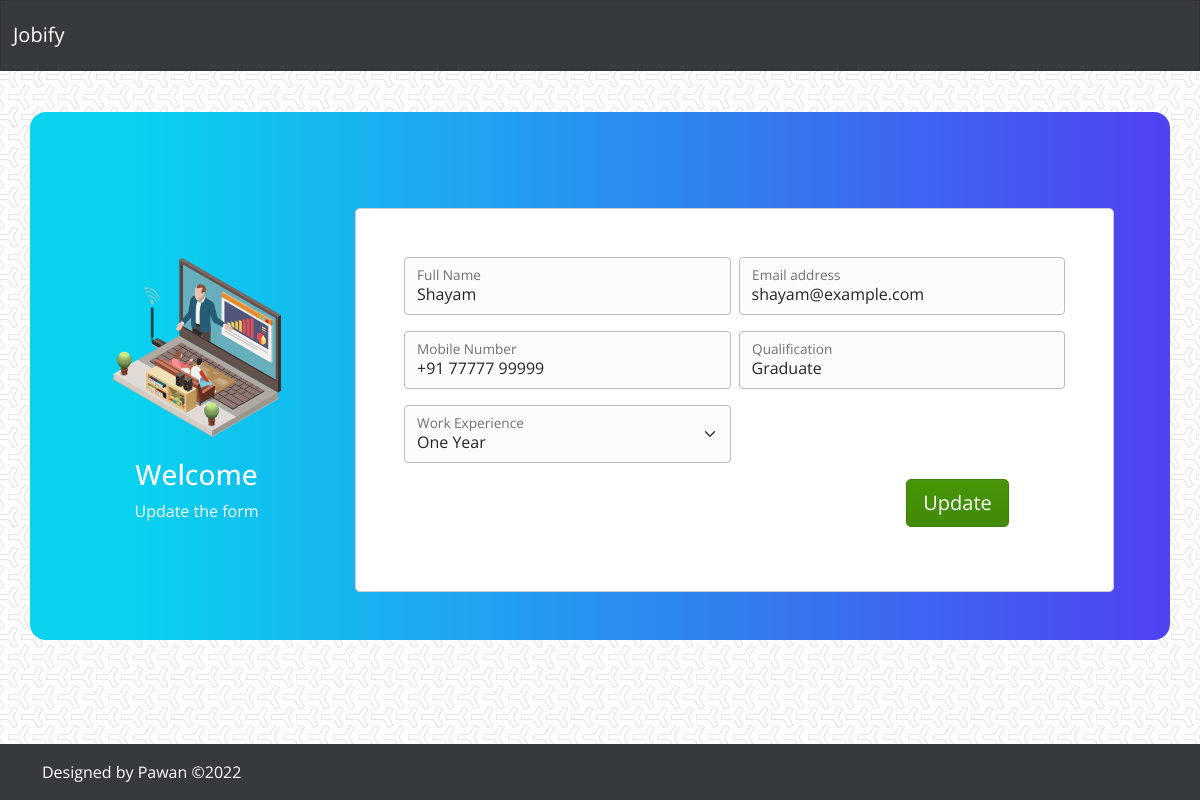
The app's page /edit.php?edit_id=3 with its own data.
### tables this page shows
CREATE TABLE IF NOT EXISTS `app_data` (
  `id` int(11) NOT NULL AUTO_INCREMENT,
  `name` varchar(255) DEFAULT NULL,
  `email` varchar(255) DEFAULT NULL,
  `mobnum` varchar(255) DEFAULT NULL,
  `qualify` varchar(255) DEFAULT NULL,
  `work` int(11) DEFAULT NULL,
  `data_entry_at` datetime DEFAULT CURRENT_TIMESTAMP,
  PRIMARY KEY (`id`)
);

### edit.php (the view, shortened to what this page needs)
<?php
include 'include/header.php';
if ($_GET['edit_id']) {
	$edit_id = $_GET['edit_id'];
	$sql = "select * from app_data where id = $edit_id";
	$result = $connection->query($sql);
?>
<div class="container col-xl-12 col-xxl-12 px-4 py-5">
    <div class="row align-items-center g-lg-5 py-5 bg-box">
      <div class="col-md-3 mx-auto text-center text-white col-lg-3">
        <img src="image/online.svg" alt="Online" class="img-fluid">
        <h3>Welcome</h3>
        <p>Update the form</p>
        <br>
      </div>
      <div class="col-md-9 mx-auto text-center col-lg-9">
        <form class="p-4 p-md-5 border rounded-3 bg-light" action="update.php" method="post">
          <div class="row g-2 pb-3">
          	<?php while ($record = $result->fetch_assoc()) { ?>
            <div class="col-md">
              <div class="form-floating">
                <input type="text" name="name" class="form-control" id="floatingName" value="<?php echo $record['name']; ?>" required>
                <label for="floatingName">Full Name</label>
              </div>
            </div>
            <div class="col-md">
              <div class="form-floating">
                <input type="email" name="email" class="form-control" id="floatingEmail" value="<?php echo $record['email']; ?>" required>
                <label for="floatingEmail">Email address</label>
              </div>
            </div>
          </div>
          <div class="row g-2 pb-3">
            <div class="col-md">
              <div class="form-floating">
                <input type="text" name="mobnum" class="form-control" id="floatingMobile" value="<?php echo $record['mobnum']; ?>" required>
                <label for="floatingMobile">Mobile Number</label>
              </div>
            </div>
            <div class="col-md">
              <div class="form-floating">
                <input type="text" name="qualify" class="form-control" id="floatingQualify" value="<?php echo $record['qualify']; ?>" required>
                <label for="floatingQualify">Qualification</label>
              </div>
            </div>
          </div>
          <div class="row g-2 pb-3">
            <div class="col-md-6">
              <div class="form-floating">
                <select class="form-select" id="floatingSelect" name="work" required>
                  	<option value="1" <?php if ($record['work'] == 1) { echo "selected"; } ?> >One Year</option>
                </select>
                <label for="floatingSelect">Work Experience</label>
              </div>
            </div>
          </div>
          <?php
			}
		}
		?>
          <div class="row g-2 pb-3">
            <div class="col-md-4 offset-md-8">
              <button class="btn btn-lg btn-success" type="submit" name="update">Update</button>
            </div>
          </div>
        </form>
    </div>
  </div>
  </div>
<?php include 'include/footer.php'; ?>

### css/style.css (style rules this page uses)
* { padding: 0; margin: 0; box-sizing: border-box; }
body { font-size: 16px; background-image: url("../image/y-so-serious-white.png"); background-repeat: repeat; }
.bg-box { background: rgb(8,210,238); background: linear-gradient(90deg, rgba(8,210,238,1) 9%, rgba(80,66,241,1) 100%); margin-top: 4rem; border-radius: 1rem; padding: 2rem; }

### records on screen
app_data: name "Shayam", email "shayam@example.com", mobnum "+91 77777 99999", qualify "Graduate", work "One Year"
